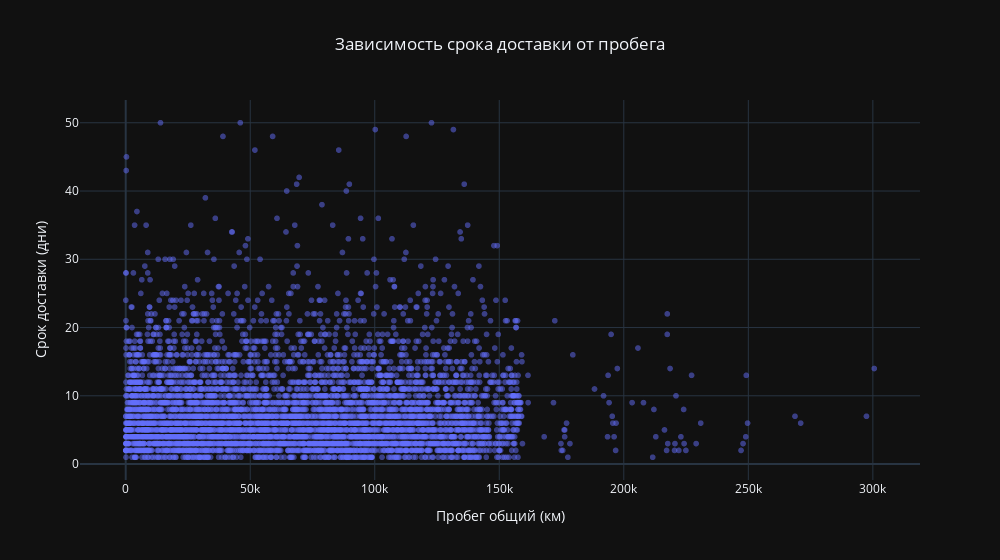

The notebook cell this image was saved under:
### Markdown cell above
## График 7. Зависимость срока доставки от пробега

### Code cell
mileage_fig = px.scatter(
    data, 
    x='Пробег общий (км)', 
    y='Срок доставки факт',
    title='Зависимость срока доставки от пробега',
    opacity=0.5,
    width=1000
)

mileage_fig.update_layout( 
    title_x=0.5,
    xaxis_title="Пробег общий (км)",
    yaxis_title="Срок доставки (дни)",
    template='plotly_dark'
    )

mileage_fig.show()

### Figure 1 — Plotly figure (JSON) as saved in the notebook; plotly's stock layout.template omitted (floating-point values rounded to 4 significant figures; data arrays with more than 128 entries replaced by an {"elided": "..."} marker saying what was removed)
{"data": [{"hovertemplate": "Пробег общий (км)=%{x}<br>Срок доставки факт=%{y}<extra></extra>", "legendgroup": "", "marker": {"color": "#636efa", "opacity": 0.5, "symbol": "circle"}, "mode": "markers", "name": "", "showlegend": false, "type": "scattergl", "x": {"elided": "4930 int values"}, "xaxis": "x", "y": {"elided": "4930 float values"}, "yaxis": "y"}], "layout": {"legend": {"tracegroupgap": 0}, "title": {"text": "Зависимость срока доставки от пробега", "x": 0.5}, "width": 1000, "xaxis": {"anchor": "y", "domain": [0, 1], "title": {"text": "Пробег общий (км)"}}, "yaxis": {"anchor": "x", "domain": [0, 1], "title": {"text": "Срок доставки (дни)"}}}}
